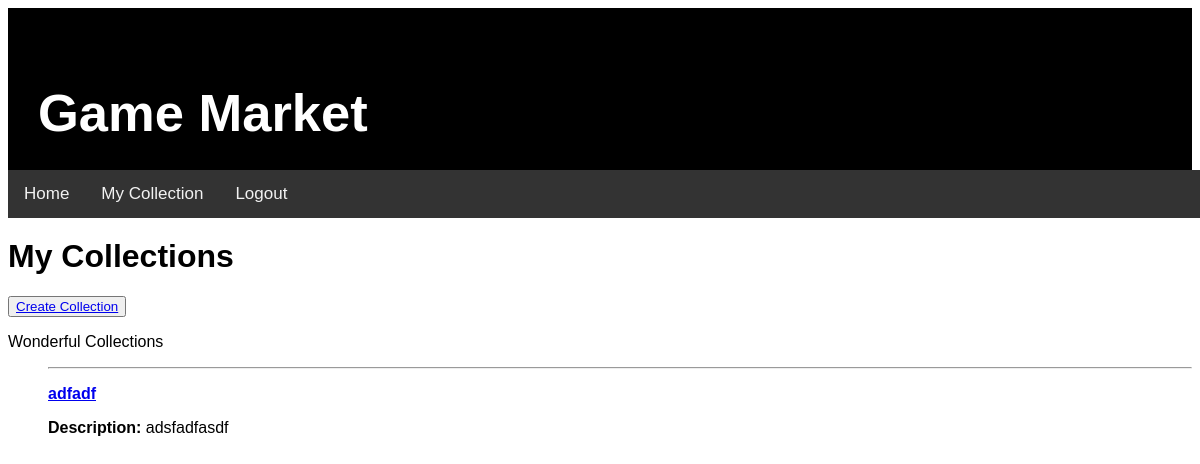
/game_catalogue/mycollection/ (signed in), run on an earlier commit of the app's database.
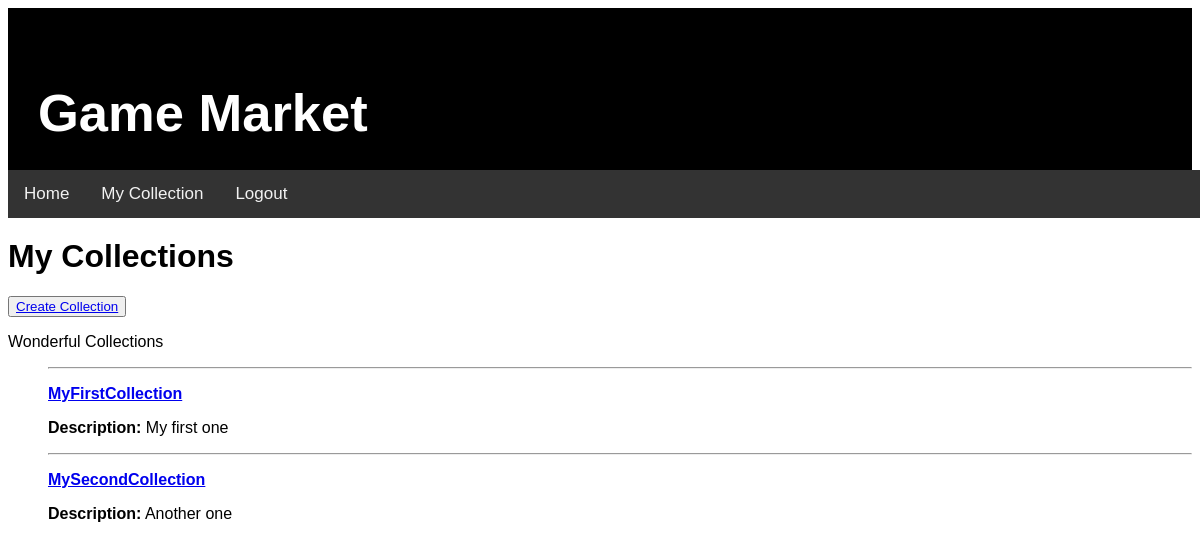
And on a later commit of the database.
### game_catalogue/models.py (models this page shows, shortened)
class GameCollection(models.Model):
    collection_id = models.UUIDField(primary_key = True,  default = uuid.uuid4,
                                     help_text = "Unique collection identifier Id")
    collection_name = models.CharField(max_length = 200, help_text = 'Name of game collection')
    collection_created_date = models.DateField(null = True, blank = True, default=date.today)
    collection_description = models.TextField(max_length = 2000)
    owner = models.ForeignKey(User, on_delete = models.SET_NULL, null = True, blank = True)
    def get_absolute_url(self):
        return reverse('game-collection-detail', args=[str(self.collection_id)])

### game_catalogue/views.py (the view)
# urls.py: path('mycollection/', views.OwnedGamesByUserListView.as_view(), name='my-collection')
class OwnedGamesByUserListView(LoginRequiredMixin, generic.ListView):
    model = GameCollection
    template_name = 'game_catalogue/gamecollection_list_owned_user.html'
    paginate_by = 10
    def get_queryset(self):
        return GameCollection.objects.filter(owner = self.request.user)

### game_catalogue/templates/game_catalogue/gamecollection_list_owned_user.html
{% extends "base_generic.html" %}
{% block content %}
    <h1>My Collections</h1>
    <button type="button">
        <a href="{% url 'game-collection-create' %}">Create Collection</a>
    </button>
    <p>Wonderful Collections</p>
    {% if gamecollection_list %}
        <ul>
            {% for collection in gamecollection_list %}
                <hr>
                <p><strong><a href="{{ collection.get_absolute_url }}">{{ collection.collection_name }}</a></strong></p>
                <p><strong>Description:</strong> {{ collection.collection_description }}</p>
            {% endfor %}
        </ul>
    {% else %}
        <p>There are no games owned.</p>
    {% endif %}
{% endblock %}

### game_catalogue/templates/base_generic.html (shortened to what this page needs)
<!DOCTYPE html>
<html lang="en">
<head>
    {% load static %}
    <link rel="stylesheet" href="{% static 'css/styles.css' %}">
</head>
<body>
    <header>
      <h2>Game Market</h2>
    </header>
<div class="container-fluid">
    <div class="row">
        <div class="col-sm-2">
            {% block navbar %}
                <div class="navbar">
                    <a href="{% url 'index' %}">Home</a>
                    <a href="{% url 'my-collection' %}">My Collection</a>
                    <a href="{% url 'logout' %}">Logout</a>
                </div>
            {% endblock %}
        </div>
        <div class="col-sm-10 ">{% block content %}{% endblock %}</div>
    </div>
</div>
</body>
</html>

### game_catalogue/static/css/styles.css (style rules this page uses)
* { box-sizing: border-box; }
body { font-family: Arial, Helvetica, sans-serif; background-image: url("https://media.timeout.com/images/105627949/1024/576/image.jpg"); background-repeat: no-repeat; background-size: cover; }
header { background-color: #000000; padding: 30px; text-align: left; font-size: 35px; color: white; }
.navbar { overflow: hidden; background-color: #333; position: fixed; top: 170px; width: 100%; }
.navbar a { float: left; display: block; color: #f2f2f2; text-align: center; padding: 14px 16px; text-decoration: none; font-size: 17px; }

What changed in the data, as far as the page shows it:
changed GameCollection: collection_name "adfadf" → "MyFirstCollection"; collection_description "adsfadfasdf" → "My first one"
added GameCollection: collection_name "MySecondCollection", collection_description "Another one"
